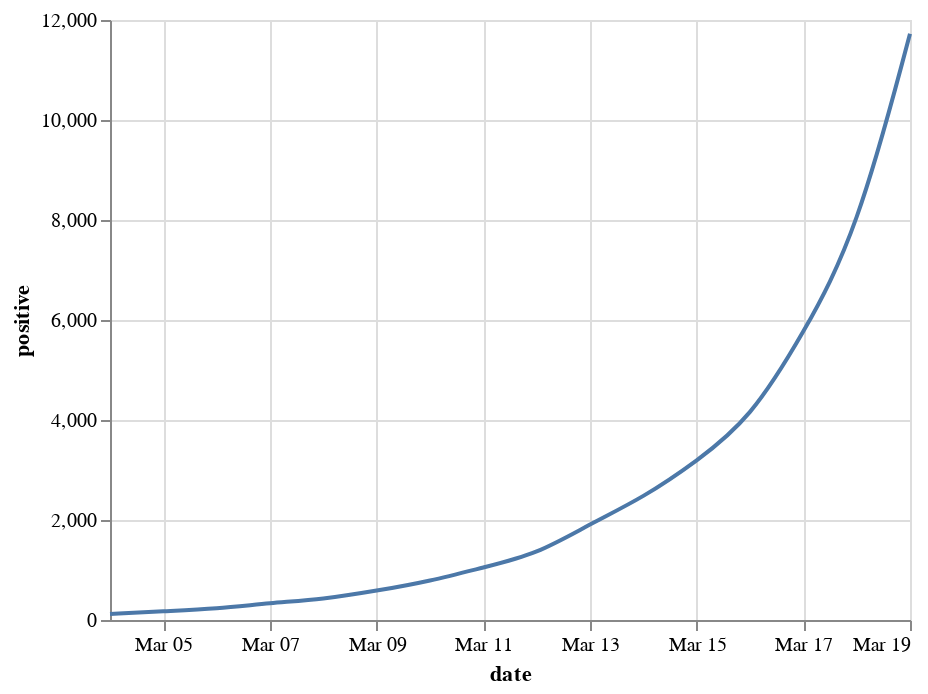

The notebook cell this image was saved under:
### Code cell
# y no flattening of curve???
alt.Chart(us_agg).mark_line(interpolate='basis').encode(
    alt.X('date:T', axis=alt.Axis(format='%b %d')),
    alt.Y('positive:Q')
)

### Figure 1 — Vega-Lite specification as saved in the notebook (floating-point values rounded to 4 significant figures)
{"config": {"view": {"continuousWidth": 400, "continuousHeight": 300}}, "data": {"name": "data-b0fbbfa363dbfabbb753bab5c511ead0"}, "mark": {"type": "line", "interpolate": "basis"}, "encoding": {"x": {"type": "temporal", "axis": {"format": "%b %d"}, "field": "date"}, "y": {"type": "quantitative", "field": "positive"}}, "$schema": "https://vega.github.io/schema/vega-lite/v4.0.2.json", "datasets": {"data-b0fbbfa363dbfabbb753bab5c511ead0": [{"date": "2020-03-04T00:00:00", "death": 0.0, "positive": 118, "pending": 103}, {"date": "2020-03-05T00:00:00", "death": 0.0, "positive": 176, "pending": 197}, {"date": "2020-03-06T00:00:00", "death": 0.0, "positive": 223, "pending": 458}, {"date": "2020-03-07T00:00:00", "death": 0.0, "positive": 341, "pending": 602}, {"date": "2020-03-08T00:00:00", "death": 0.0, "positive": 417, "pending": 347}, {"date": "2020-03-09T00:00:00", "death": 0.0, "positive": 584, "pending": 313}, {"date": "2020-03-10T00:00:00", "death": 0.0, "positive": 778, "pending": 469}, {"date": "2020-03-11T00:00:00", "death": 27.0, "positive": 1053, "pending": 563}, {"date": "2020-03-12T00:00:00", "death": 36.0, "positive": 1315, "pending": 673}, {"date": "2020-03-13T00:00:00", "death": 39.0, "positive": 1922, "pending": 1130}, {"date": "2020-03-14T00:00:00", "death": 49.0, "positive": 2450, "pending": 1236}, {"date": "2020-03-15T00:00:00", "death": 60.0, "positive": 3173, "pending": 2242}, {"date": "2020-03-16T00:00:00", "death": 71.0, "positive": 4019, "pending": 1691}, {"date": "2020-03-17T00:00:00", "death": 90.0, "positive": 5723, "pending": 1687}, {"date": "2020-03-18T00:00:00", "death": 112.0, "positive": 7731, "pending": 2538}, {"date": "2020-03-19T00:00:00", "death": 160.0, "positive": 11723, "pending": 3025}]}}
